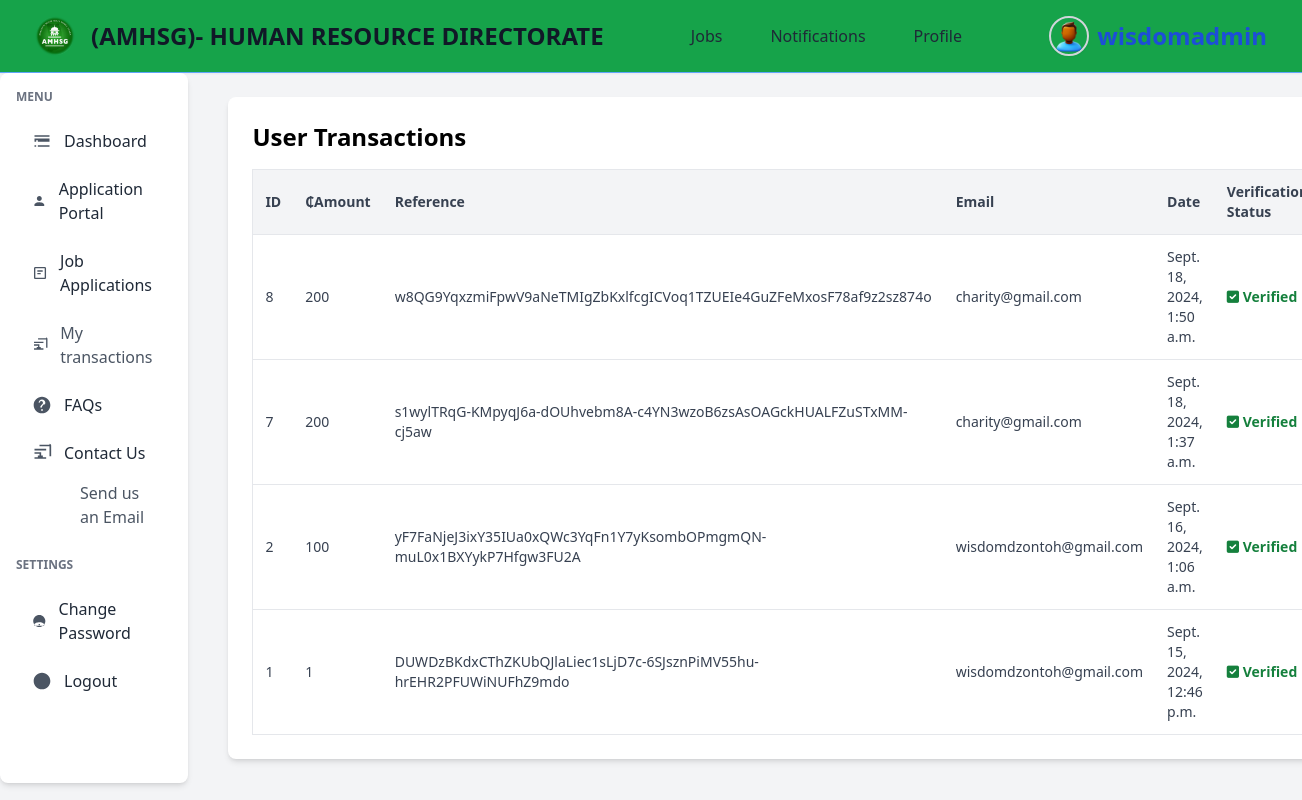
The page /application_portal/payment/my-transactions (signed in) on the database as committed earlier.
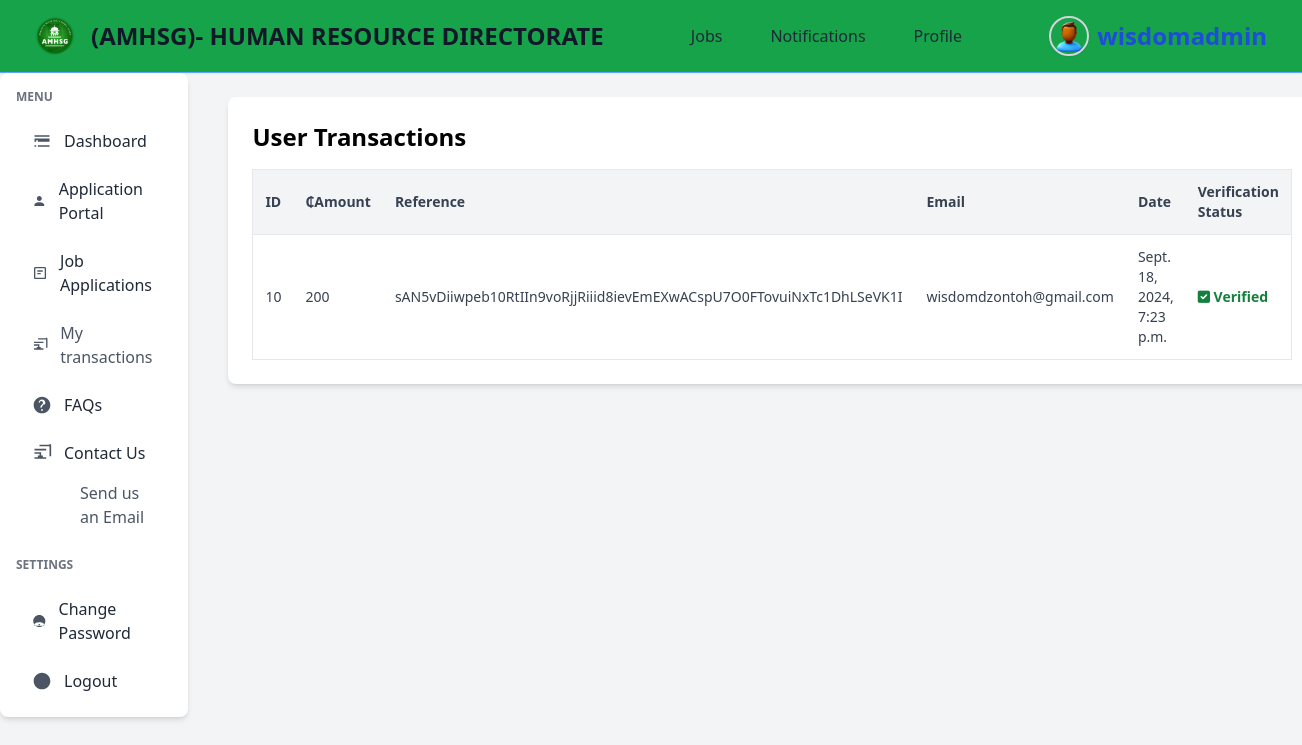
The same page on the database as committed later.
### payment/models.py (models this page shows, shortened)
class Payment(models.Model):
    amount = models.PositiveIntegerField()
    user = models.ForeignKey(User, on_delete=models.CASCADE, null=True, blank=True)  # Allow null values
    job = models.ForeignKey(Job, on_delete=models.CASCADE, default=1)  # Foreign key to Job
    email = models.EmailField(default="ghs@gmail.com")
    ref = models.CharField(max_length=200, unique=True)
    verified = models.BooleanField(default=False)
    payment_date = models.DateTimeField(auto_now_add=True)
    class Meta:
        ordering = ('-payment_date',)

### payment/views.py (the view)
# urls.py: path('application_portal/payment/my-transactions', views.user_transactions, name="my-transactions"),
@login_required(login_url="authentication:my-login")
def user_transactions(request):
    payments = Payment.objects.filter(user=request.user)
    return render(request, 'payment/user_transactions.html', {'payments': payments})

### templates/payment/user_transactions.html
{% extends 'authentication/dash-base.html' %}{% load static %}{% block content%}
<div class="container mx-auto p-6 bg-white shadow-md rounded-lg">
  <h1 class="text-2xl font-semibold mb-4">User Transactions</h1>
  <table class="min-w-full bg-white border border-gray-200 rounded-md">
    <thead>
      <tr class="w-full bg-gray-100 border-b border-gray-200">
        <th class="p-3 text-left text-sm font-semibold text-gray-700">ID</th>
        <th class="p-3 text-left text-sm font-semibold text-gray-700">
          ₵Amount
        </th>
        <th class="p-3 text-left text-sm font-semibold text-gray-700">
          Reference
        </th>
        <th class="p-3 text-left text-sm font-semibold text-gray-700">Email</th>
        <th class="p-3 text-left text-sm font-semibold text-gray-700">Date</th>
        <th class="p-3 text-left text-sm font-semibold text-gray-700">
          Verification Status
        </th>
      </tr>
    </thead>
    <tbody>
      {% for payment in payments %}
      <tr class="border-b border-gray-200">
        <td class="p-3 text-sm text-gray-700">{{ payment.id }}</td>
        <td class="p-3 text-sm text-gray-700">{{ payment.amount }}</td>
        <td class="p-3 text-sm text-gray-700 whitespace-normal break-words">
          {{ payment.ref }}
        </td>
        <td class="p-3 text-sm text-gray-700">{{ payment.email }}</td>
        <td class="p-3 text-sm text-gray-700">{{ payment.payment_date }}</td>
        {% if payment.verified %}
        <td class="p-3 text-sm text-green-700 font-extrabold">
          <i class="fa-solid fa-square-check"></i>
          Verified
        </td>
        {% else %}
        <td class="p-3 text-sm text-red-500 font-extrabold">
          <i class="fa-solid fa-circle-exclamation"></i>
          Not verified
        </td>
        {% endif %}
      </tr>
      {% empty %}
      <tr>
        <td colspan="6" class="p-3 text-center text-gray-500">
          No transactions found.
        </td>
      </tr>
      {% endfor %}
    </tbody>
  </table>
</div>
{% endblock %}

### templates/authentication/dash-base.html (shortened to what this page needs)
{% load static tailwind_tags %}
<!DOCTYPE html>
<html lang="en">
  <head>
    <link
      href="https://cdn.jsdelivr.net/npm/tailwindcss@2.2.19/dist/tailwind.min.css"
      rel="stylesheet"
    />
    <link
      rel="stylesheet"
      href="https://cdnjs.cloudflare.com/ajax/libs/font-awesome/6.0.0-beta3/css/all.min.css"
    />
    <link rel="stylesheet" href="https://cdn.jsdelivr.net/npm/flatpickr/dist/flatpickr.min.css">
    <link href="{% static 'css/styles.css' %}" rel="stylesheet">
    <link href="https://cdn.jsdelivr.net/npm/tailwindcss@2.2.19/dist/tailwind.min.css" rel="stylesheet">
    {% tailwind_css %}
  </head>
  <body class="bg-gray-100">
    <header class="bg-green-600 shadow-sm border-b border-blue-400">
      <div
        class="container mx-auto flex items-center justify-between py-4 px-6"
      >
        <div class="flex items-center space-x-4">
          <img src="{% static 'img/logo.png' %}" alt="Logo" class="w-10 h-10" />
          <a
            href="{% url 'dashboard' %}"
            class="text-2xl font-bold text-gray-900"
          >
            (AMHSG)- HUMAN RESOURCE DIRECTORATE
          </a>
        </div>
        <nav class="hidden md:flex space-x-4">
          <a
            href="{% url 'job-list' %}"
            class="px-4 py-2 text-gray-800 hover:bg-yellow-600 hover:text-white rounded-md"
          >
            Jobs
          </a>
          <a
            href="{% url 'notification-list' %}"
            class="px-4 py-2 text-gray-800 hover:bg-yellow-600 hover:text-white rounded-md"
          >
            Notifications
          </a>
          <a
            href="#"
            class="px-4 py-2 text-gray-800 hover:bg-yellow-600 hover:text-white rounded-md"
          >
            Profile
          </a>
        </nav>
        <div class="relative">
          <button
            id="profileMenuButton"
            class="flex items-center space-x-2 text-gray-800 hover:text-blue-600"
          >
            <img
              src="{% static 'img/profile.png' %}"
              alt="Profile Image"
              class="w-10 h-10 rounded-full border-2 border-gray-300 shadow-sm"
            />
            <span class="hidden md:inline font-extrabold text-2xl text-blue-700"
              >{{ user.username }}</span
            >
          </button>
        </div>
      </div>
    </header>
    <div class="flex flex-col md:flex-row md:space-x-4">
      <aside class="w-full md:w-1/4 bg-white shadow-md rounded-lg p-4 mb-4 md:mb-0">
        <nav class="space-y-6">
          <div>
            <h2 class="text-xs font-semibold text-gray-500 uppercase mb-4">Menu</h2>
            <ul class="space-y-2">
              <li>
                <a
                  href="{% url 'dashboard' %}"
                  class="flex items-center px-4 py-2 text-gray-800 hover:bg-blue-500 rounded transition-colors duration-200"
                >
                  <svg
                    class="w-5 h-5 mr-3 text-gray-600"
                    fill="currentColor"
                    xmlns="http://www.w3.org/2000/svg"
                    viewBox="0 0 24 24"
                  >
                    <path
                      d="M3 13h2v-2H3v2zm4 0h14v-2H7v2zm0 6h14v-2H7v2zm-4 0h2v-2H3v2zm0-14v2h18V5H3zm0 6h18v-2H3v2z"
                    />
                  </svg>
                  Dashboard
                </a>
              </li>
              <li>
                <a
                  href="{% url 'application-portal' %}"
                  class="flex items-center px-4 py-2 text-gray-800 hover:bg-blue-500 rounded transition-colors duration-200"
                >
                  <svg
                    class="w-5 h-5 mr-3 text-gray-600"
                    fill="currentColor"
                    xmlns="http://www.w3.org/2000/svg"
                    viewBox="0 0 24 24"
                  >
                    <path
                      d="M12 12c2.21 0 4-1.79 4-4s-1.79-4-4-4-4 1.79-4 4 1.79 4 4 4zm0 2c-2.67 0-8 1.34-8 4v2h16v-2c0-2.66-5.33-4-8-4z"
                    />
                  </svg>
                  Application Portal
                </a>
              </li>
              <li>
                <a
                  href="{% url 'job-applications' %}"
                  class="flex items-center px-4 py-2 text-gray-800 hover:bg-blue-500 rounded transition-colors duration-200"
                >
                  <svg
                    class="w-5 h-5 mr-3 text-gray-600"
                    fill="currentColor"
                    xmlns="http://www.w3.org/2000/svg"
                    viewBox="0 0 24 24"
                  >
                    <path
                      d="M19 3H5c-1.1 0-2 .9-2 2v14c0 1.1.9 2 2 2h14c1.1 0 2-.9 2-2V5c0-1.1-.9-2-2-2zm0 16H5V5h14v14zM8 8h8v2H8zm0 4h5v2H8z"
                    />
                  </svg>
                  Job Applications
                </a>
              </li>
              <li>
                <a
                  href="{% url 'my-transactions' %}"
                  class="flex items-center px-4 py-2 text-gray-600 hover:bg-blue-500 rounded transition-colors duration-200"
                >
                  <svg
                    class="w-5 h-5 mr-3 text-gray-600"
                    fill="currentColor"
                    xmlns="http://www.w3.org/2000/svg"
                    viewBox="0 0 24 24"
                  >
                    <path
                      d="M3 13h8v-2H3v2zm0 6h14v-2H3v2zm0-10h14V7H3v2zm18-7H9v2h12v12h2V3c0-1.1-.9-2-2-2zM13 15h-2v-2H9v2H7v2h2v2h2v-2h2v-2z"
                    />
                  </svg>
                  My transactions
                </a>
              </li>
              <li>
                <a
                  href="#"
                  class="flex items-center px-4 py-2 text-gray-800 hover:bg-blue-500 rounded transition-colors duration-200"
                >
                  FAQs
                </a>
              </li>
              <li>
                <a
                  href="#"
                  class="flex items-center px-4 py-2 text-gray-800 hover:bg-blue-500 rounded transition-colors duration-200"
                >
                  <svg
                    class="w-5 h-5 mr-3 text-gray-600"
                    fill="currentColor"
                    xmlns="http://www.w3.org/2000/svg"
                    viewBox="0 0 24 24"
                  >
                    <path
                      d="M3 13h8v-2H3v2zm0 6h14v-2H3v2zm0-10h14V7H3v2zm18-7H9v2h12v12h2V3c0-1.1-.9-2-2-2zM13 15h-2v-2H9v2H7v2h2v2h2v-2h2v-2z"
                    />
                  </svg>
                  Contact Us
                </a>
                <ul class="pl-12 mt-1 space-y-1">
                  <li>
                    <a
                      href="#"
                      class="block px-4 py-1 text-gray-600 hover:underline hover:bg-blue-500"
                    >
                      Send us an Email
                    </a>
                  </li>
                </ul>
              </li>
            </ul>
          </div>
          <div>
            <h2 class="text-xs font-semibold text-gray-500 uppercase mb-4">
              Settings
            </h2>
            <ul class="space-y-2">
              <li>
                <a
                  href="#"
                  class="flex items-center px-4 py-2 text-gray-800 hover:bg-blue-500 rounded transition-colors duration-200"
                >
                  <svg
                    class="w-5 h-5 mr-3 text-gray-600"
                    fill="currentColor"
                    xmlns="http://www.w3.org/2000/svg"
                    viewBox="0 0 24 24"
                  >
                    <path
                      d="M12 2c5.52 0 10 4.48 10 10s-4.48 10-10 10S2 17.52 2 12 6.48 2 12 2zm1 17h-2v-2h2v2zm-1-5c-2.67 0-8 1.34-8 4v2h16v-2c0-2.66-5.33-4-8-4z"
                    />
                  </svg>
                  Change Password
                </a>
              </li>
              <li>
                <a
                  href="{% url 'user-logout' %}"
                  class="flex items-center px-4 py-2 text-gray-800 hover:bg-red-500 rounded transition-colors duration-200"
                >
                  <svg
                    class="w-5 h-5 mr-3 text-gray-600"
                    fill="currentColor"
                    xmlns="http://www.w3.org/2000/svg"
                    viewBox="0 0 24 24"
                  >
                    <path
                      d="M12 2c5.52 0 10 4.48 10 10s-4.48 10-10 10S2 17.52 2 12 6.48 2 12 2zm1 17h-2v-2h2v2zm0-6h-2v-6h2v6z"
                    />
                  </svg>
                  Logout
                </a>
              </li>
            </ul>
          </div>
        </nav>
      </aside>
    <main class="container mx-auto p-6">
      {% block content %}{% endblock %}
    </main>
  </body>
</html>

Rows that differ between the two databases and show on the page:
removed Payment: id "8", amount "200", ref "w8QG9YqxzmiFpwV9aNeTMIgZbKxlfcgICVoq1TZUEIe4GuZFeMxosF78af9z2sz874o", email "charity@gmail.com", payment_date "Sept. 18, 2024, 1:50 a.m.", verified True (drawn)
removed Payment: id "7", amount "200", ref "s1wylTRqG-KMpyqJ6a-dOUhvebm8A-c4YN3wzoB6zsAsOAGckHUALFZuSTxMM-cj5aw", email "charity@gmail.com", payment_date "Sept. 18, 2024, 1:37 a.m.", verified True (drawn)
removed Payment: id "2", amount "100", ref "yF7FaNjeJ3ixY35IUa0xQWc3YqFn1Y7yKsombOPmgmQN-muL0x1BXYykP7Hfgw3FU2A", email "wisdomdzontoh@gmail.com", payment_date "Sept. 16, 2024, 1:06 a.m.", verified True (drawn)
removed Payment: id "1", amount "1", ref "DUWDzBKdxCThZKUbQJlaLiec1sLjD7c-6SJsznPiMV55hu-hrEHR2PFUWiNUFhZ9mdo", email "wisdomdzontoh@gmail.com", payment_date "Sept. 15, 2024, 12:46 p.m.", verified True (drawn)
added Payment: id "10", amount "200", ref "sAN5vDiiwpeb10RtIIn9voRjjRiiid8ievEmEXwACspU7O0FTovuiNxTc1DhLSeVK1I", email "wisdomdzontoh@gmail.com", payment_date "Sept. 18, 2024, 7:23 p.m.", verified True (drawn)
